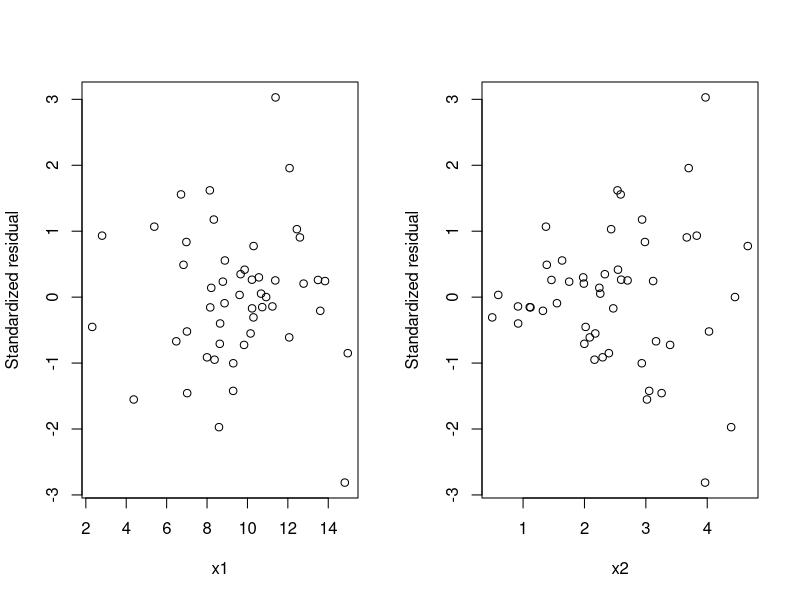
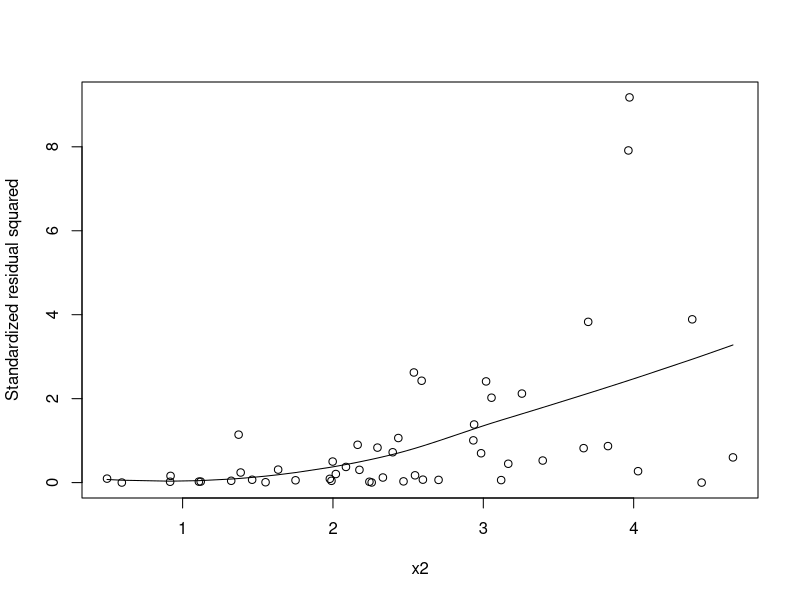

The R source for these figures, in order:
# Detecting heterscedasticity: Simulated data example

set.seed(5432)
n = 50
x1 = 10 + 3*rnorm(n)
x2 = 2.5 + rnorm(n)
y = 10 + 0.5 * x1 - 2 *x2 + x2 * rnorm(n)
# x1 and x2 are normal
# Errors have stdev proportional to x1

lm0 = lm(y~x1+x2)

# Get the std resid vs regressor plots
library(MASS)
par(mfrow=c(1,2))
plot(x1,stdres(lm0),ylab="Standardized residual")
plot(x2,stdres(lm0),ylab="Standardized residual")

# Examine dependence of squared residuals on x2
par(mfrow=c(1,1))
e2 = stdres(lm0)^2
plot(x2,e2,ylab="Standardized residual squared")
lines(sort(x2),loess(e2[order(x2)]~sort(x2),span=2)$fit)
